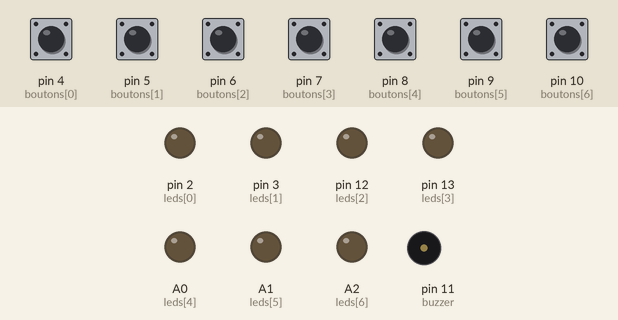
This sketch was run on a simulated Arduino Uno, built with avr-gcc and run on an emulated ATmega328P. Parts: output pins drawn as LEDs (lit = HIGH), buzzer (waves = sounding). The inputs (shaded band) are chosen by the test bench; at power-on: pin 4 (boutons[0]), pin 5 (boutons[1]), pin 6 (boutons[2]), pin 7 (boutons[3]), pin 8 (boutons[4]), pin 9 (boutons[5]), pin 10 (boutons[6]) HIGH.

Above: at 1.2 s.
1.3 s: pin 4 (boutons[0]) pulled LOW for 0.15 s
At 1.37 s:
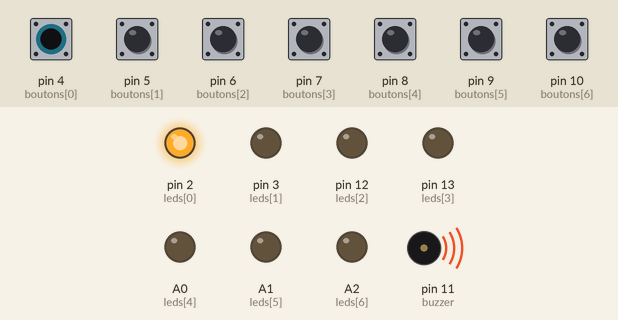
2.9 s: pin 5 (boutons[1]) pulled LOW for 0.15 s
At 2.97 s:
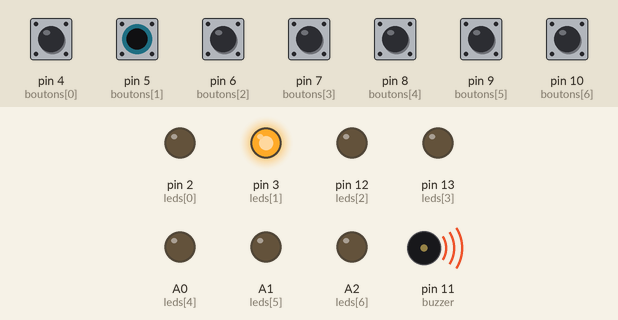
4.5 s: pin 6 (boutons[2]) pulled LOW for 0.15 s
At 4.57 s:
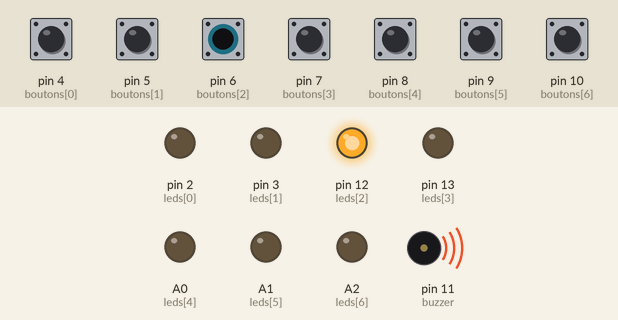
6.1 s: pin 7 (boutons[3]) pulled LOW for 0.15 s
At 6.17 s:
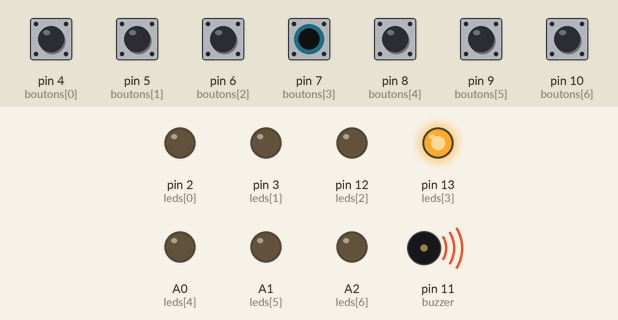
7.7 s: pin 8 (boutons[4]) pulled LOW for 0.15 s
At 7.77 s:
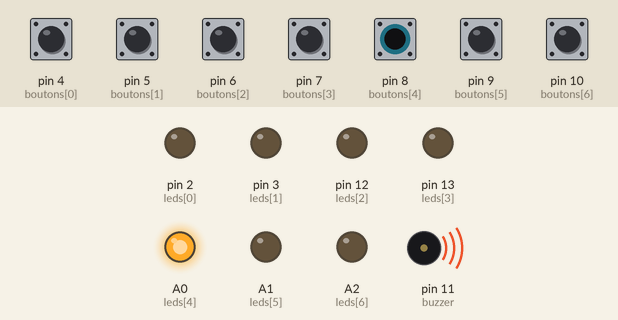
9.3 s: pin 9 (boutons[5]) pulled LOW for 0.15 s
At 9.37 s:
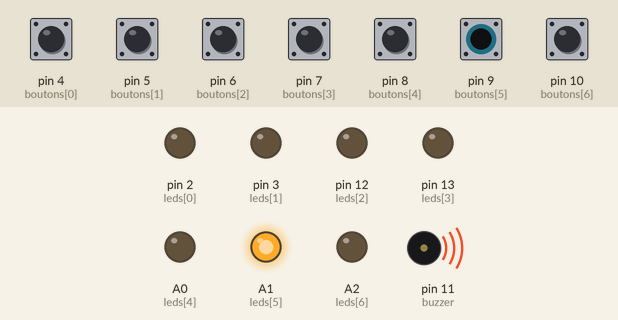
Timing chart, 0 to 11.9 s (numbered marks = the images above; inputs shaded):
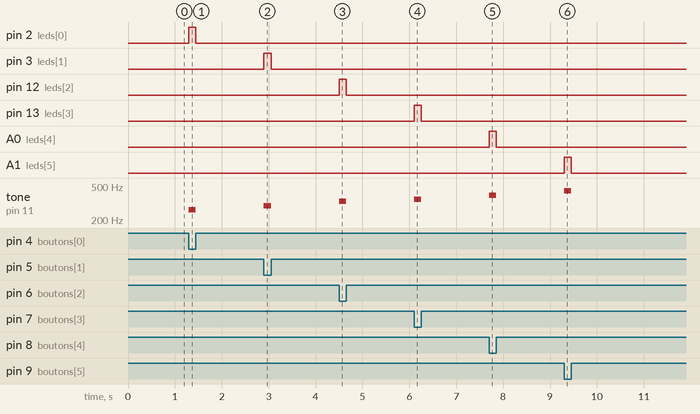

The sketch:

main.ino
```cpp
// C++ code
//
// Piano 7 notes - Arduino UNO

const int boutons[7] = {4,5,6,7,8,9,10};
const int buzzer = 11;
const int leds[7] = {2, 3, 12, 13, A0, A1, A2};

// Do, Ré, Mi, Fa, Sol, La, Si (Hz)
const int notes[7] = {262, 294, 330, 349, 392, 440, 494};

void setup() {
  for (int i = 0; i < 7; i++) {
    pinMode(boutons[i], INPUT_PULLUP);
    pinMode(leds[i], OUTPUT);
  }
  pinMode(buzzer, OUTPUT);
}

void loop() {
  bool joue = false;

  for (int i = 0; i < 7; i++) {
    if (digitalRead(boutons[i]) == LOW) {   // bouton appuyé
      tone(buzzer, notes[i]);
      digitalWrite(leds[i], HIGH);//alumer led
      joue = true;
      break;                                // une seule note à la fois
    }
  }

  if (!joue) {
    noTone(buzzer);

        for (int i = 0; i < 7; i++) {
            digitalWrite(leds[i], LOW);
        }
  }
}
```

Measured:
- after the input at 1.3 s, pin 2 (leds[0]): LOW → HIGH at once, → LOW 0.15 s later; tone on pin 11 (buzzer): silent → 262 Hz at once, → silent 0.15 s later
- after the input at 2.9 s, pin 3 (leds[1]): LOW → HIGH at once, → LOW 0.15 s later; tone on pin 11 (buzzer): silent → 294 Hz at once, → silent 0.15 s later
- after the input at 4.5 s, pin 12 (leds[2]): LOW → HIGH at once, → LOW 0.15 s later; tone on pin 11 (buzzer): silent → 330 Hz at once, → silent 0.15 s later
- after the input at 6.1 s, pin 13 (leds[3]): LOW → HIGH at once, → LOW 0.15 s later; tone on pin 11 (buzzer): silent → 349 Hz at once, → silent 0.15 s later
- after the input at 7.7 s, A0 (leds[4]): LOW → HIGH at once, → LOW 0.15 s later; tone on pin 11 (buzzer): silent → 392 Hz at once, → silent 0.15 s later
- after the input at 9.3 s, A1 (leds[5]): LOW → HIGH at once, → LOW 0.15 s later; tone on pin 11 (buzzer): silent → 440 Hz at once, → silent 0.15 s later
